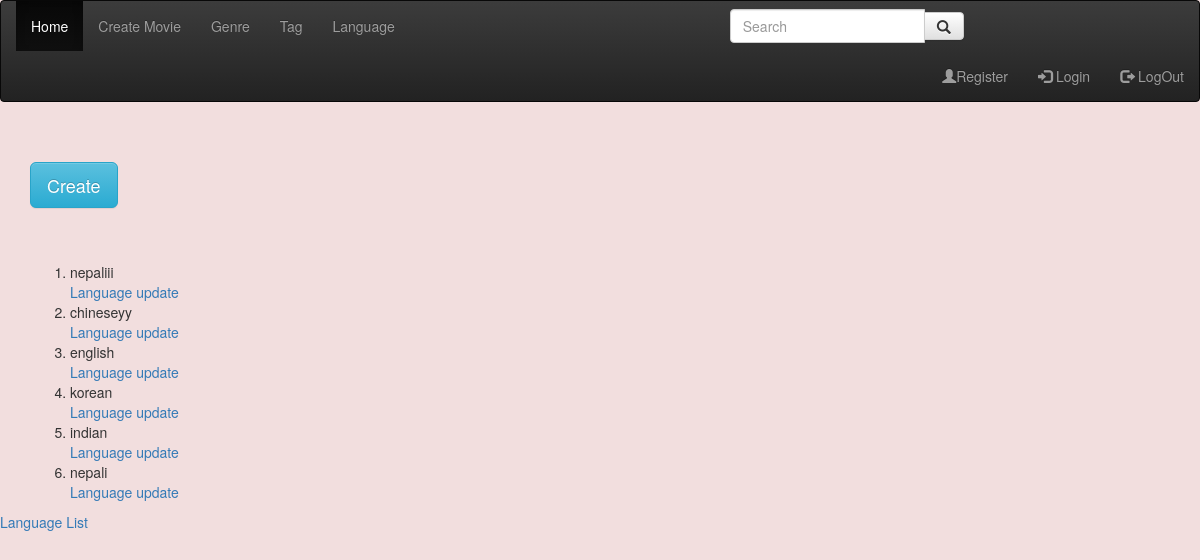
The page /movie/language/list/ on the database its author committed.
### Qfxcinema/models.py (models this page shows)
class Language(models.Model):
    name = models.CharField(max_length=20)
    def __str__(self):
        return self.name

### Qfxcinema/language_views.py (the view)
# urls.py: path('language/list/', LanguageListView.as_view(), name='language-list'),
class LanguageListView(ListView):
	model = Language
	template_name = 'language/create.html'
	context_object_name = 'Languages'

### Qfxcinema/templates/language/create.html (shortened to what this page needs)
{% extends 'base.html' %}
{% block body %}
<div class="container">
	<form method="Post">
		{{ form.as_p }} <br>
		<button type="submit" class="btn btn-info btn-lg">Create</button>
	</form>
    <br>
    <br>
    <ol>
        {% for Language in Languages %}
            <li>{{ Language }}</li><a href="{% url 'Qfxcinema:language-update' Language.pk %}">Language update</a>
        {% endfor  %}
    </ol>
</div>
<a href="{% url 'Qfxcinema:language-list' %}">Language List</a>
{% endblock%}

### rows shown on the page
Language: name "nepaliii"
Language: name "chineseyy"
Language: name "english"
Language: name "korean"
Language: name "indian"
Language: name "nepali"
